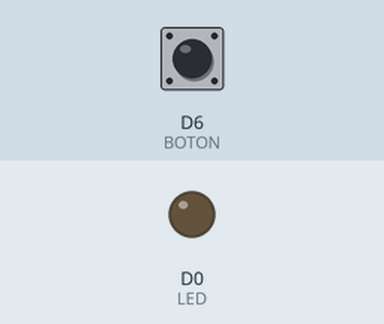
This sketch was run on a simulated ESP8266 (NodeMCU). Shown: output pins drawn as LEDs (lit = HIGH). The inputs (shaded band) are chosen by the test bench; at power-on: D6 (BOTON) HIGH.

Above: at 1.4 s.
1.5 s: D6 (BOTON) pulled LOW for 0.25 s
At 2.2 s:
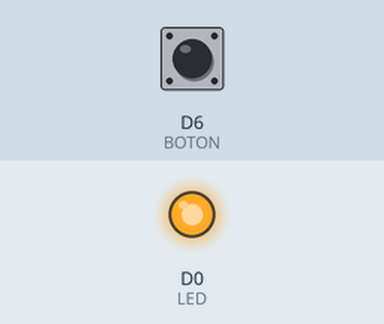
3.2 s: D6 (BOTON) pulled LOW for 1 s
At 3.7 s:
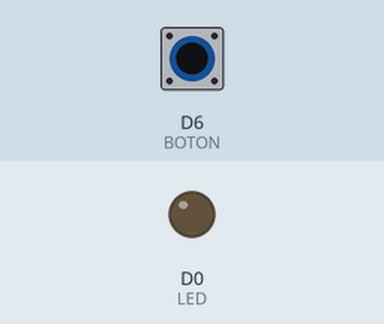
5.7 s: D6 (BOTON) pulled LOW for 3.2 s
At 6.2 s:
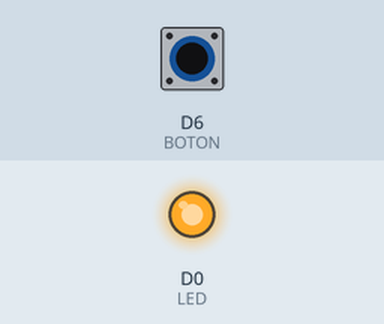
Timing chart, 0 to 8.7 s (numbered marks = the images above; inputs shaded):
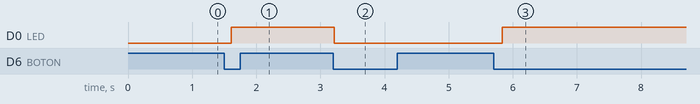

Measured:
- after the input at 1.5 s, D0 (LED): LOW → HIGH after 0.11 s
- after the input at 3.2 s, D0 (LED): HIGH → LOW at once
- after the input at 5.7 s, D0 (LED): LOW → HIGH after 0.13 s

The sketch:

buttontoggle.ino
```cpp
/*
  Button Toggle led on rising edge

*/
#define DEBUG_OFF  0
#define DEBUG_ON   1

#define debug DEBUG_ON


#define DEBUG_OFF  0
#define DEBUG_ON   1

#define debug DEBUG_ON

#define debug_message(fmt,...)          \
  do {              \
    if (debug)          \
       Serial.printf (fmt, ##__VA_ARGS__);     \
  } while(0)


#define LED D0
#define BOTON D6
#define RISING 0
#define FALLING 1

#define EDGE FALLING

int estado;
int lectura;
int last;
long TimeSinceLastMeasure = 0;

void setup() {

  pinMode(LED, OUTPUT);
  pinMode(BOTON,INPUT_PULLUP);
  estado=0;
  Serial.begin(115200);      // open the serial port at 115200 bps
}


void loop() {

    if (millis() - TimeSinceLastMeasure > 200 )   // Delay between measurements 200mseg.(for debonce)

    {

        TimeSinceLastMeasure = millis();          // Update
        lectura=digitalRead(BOTON);               // Read input

        // debug_message("\nstate:%d",estado);

        if (last==EDGE && last!=lectura)  // if Rising(Falling) edge on input toggle state
        {

          estado=!estado;

        }

        last=lectura;
    }

    if(estado)
    digitalWrite(LED,HIGH);
    else
    digitalWrite(LED,LOW);

}
```
